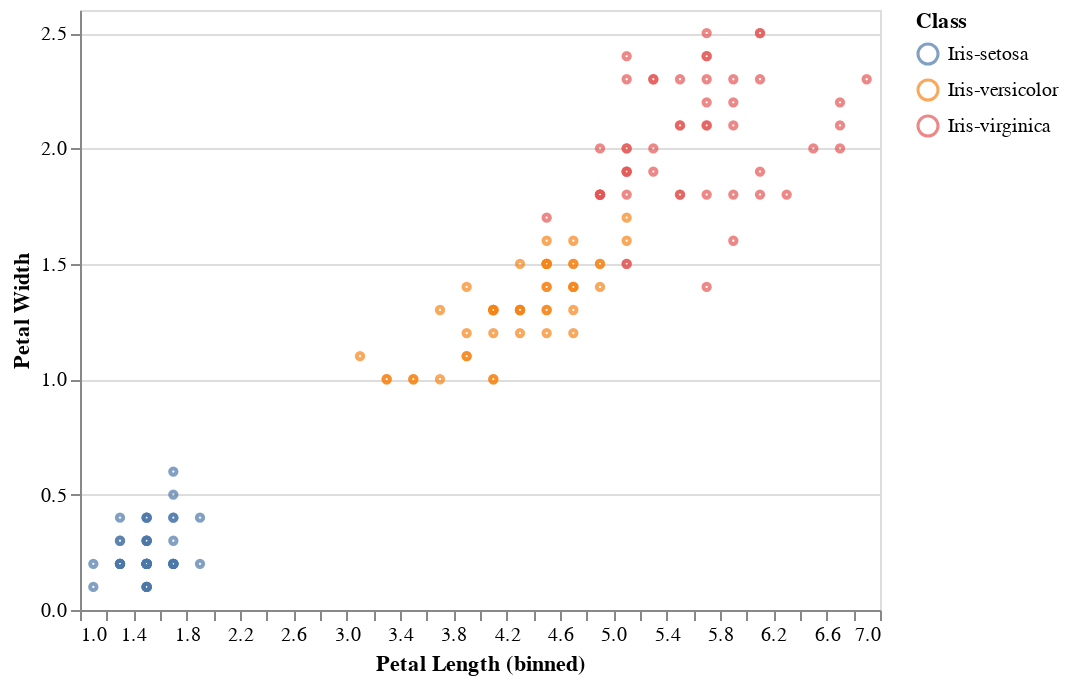

Notebook cell for this chart:
### Code cell
import pandas as pd
import altair as alt

df = pd.read_csv("https://archive.ics.uci.edu/ml/machine-learning-databases/iris/iris.data",
                 names =["Sepal Length","Sepal Width", "Petal Length", "Petal Width", "Class"])


petals = alt.Chart(df).mark_point(size=10).encode(
    x =alt.X("Petal Length", bin=alt.Bin(maxbins=50)),
    y = "Petal Width",
    color="Class"
)

### Figure 1 — Vega-Lite specification as saved in the notebook (floating-point values rounded to 4 significant figures; data arrays with more than 128 entries replaced by an {"elided": "..."} marker saying what was removed)
{"config": {"view": {"continuousWidth": 400, "continuousHeight": 300}}, "data": {"name": "data-ac6934c2f4458f3f04cac25a1411fd13"}, "mark": {"type": "point", "size": 10}, "encoding": {"color": {"type": "nominal", "field": "Class"}, "x": {"type": "quantitative", "bin": {"maxbins": 50}, "field": "Petal Length"}, "y": {"type": "quantitative", "field": "Petal Width"}}, "$schema": "https://vega.github.io/schema/vega-lite/v4.8.1.json", "datasets": {"data-ac6934c2f4458f3f04cac25a1411fd13": {"elided": "150 records"}}}
